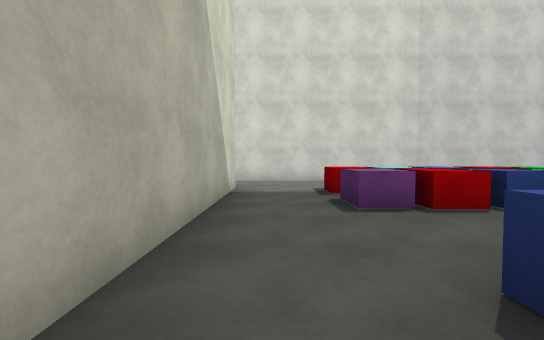
[1] (above)

24 first-person views from a walk through a scene from a Unity 3-D project. The camera is 1.3 m above the floor, tilts 2° down and sees 90° across. The floor is counted in squares, 2 m on a side. Each view is taken from the middle of a square. On the plan, view 1 faces up. The plan holds only what a view shows up to about 9 squares ahead; the rest is blank. The place goes on beyond the plan. Surface patterns are stand-ins for the level's own textures.

[2]
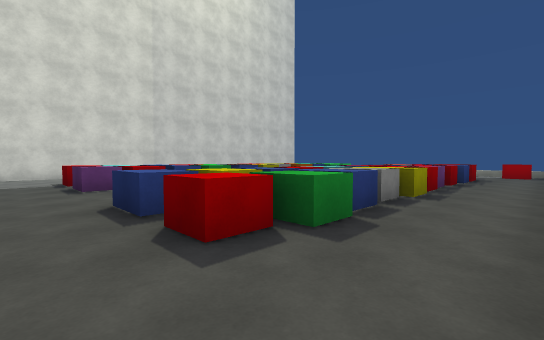

[3]
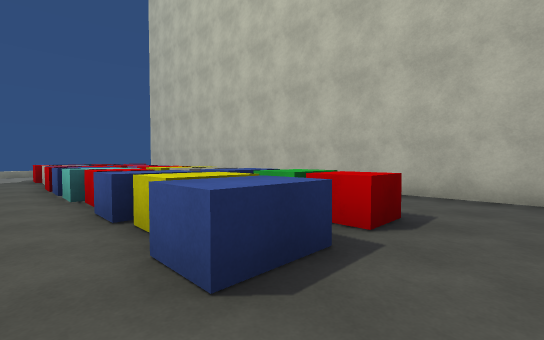

[4]
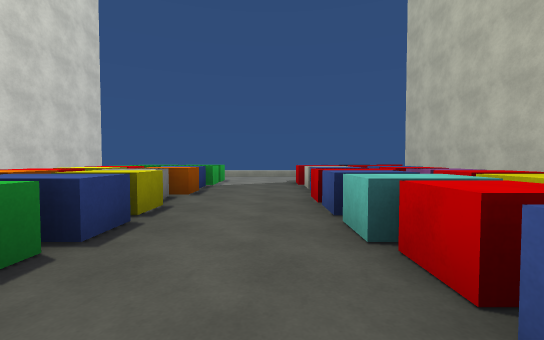

[5]
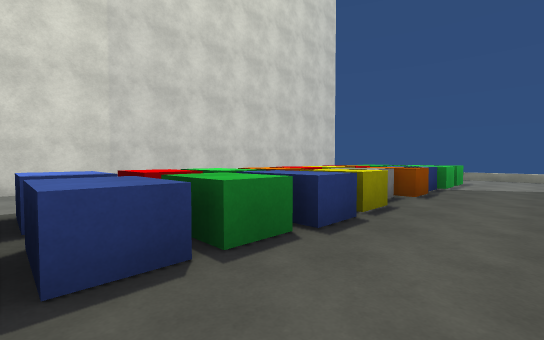

[6]
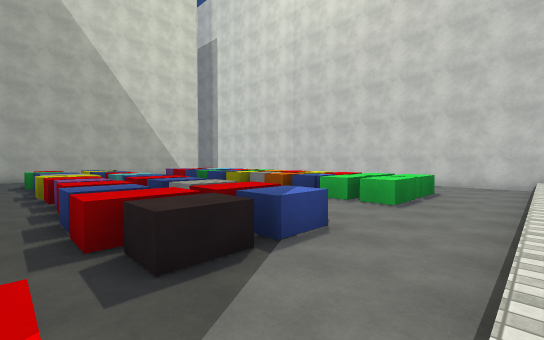

[7]
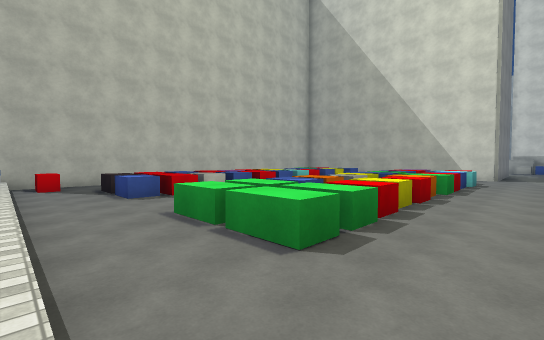

[8]
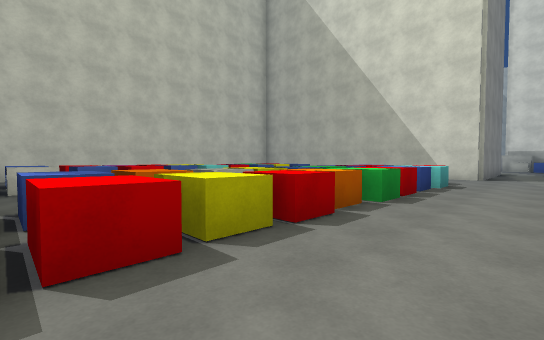

[9]
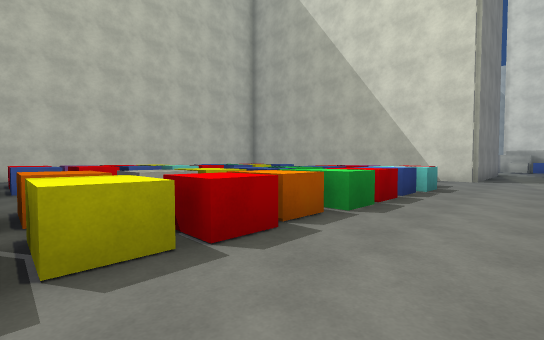

[10]
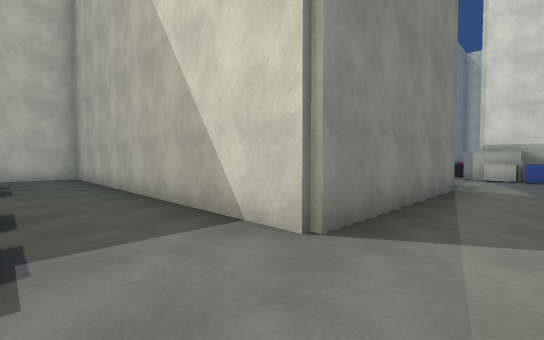

[11]
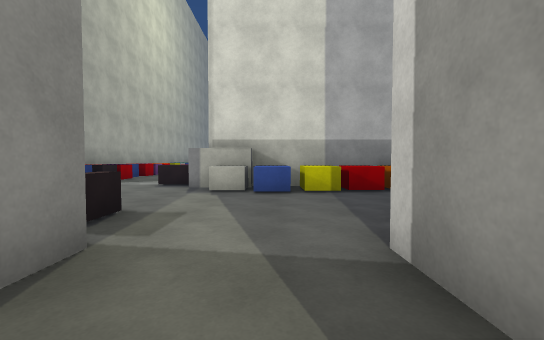

[12]
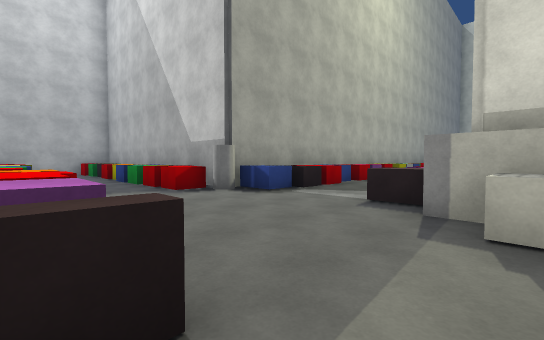

[13]
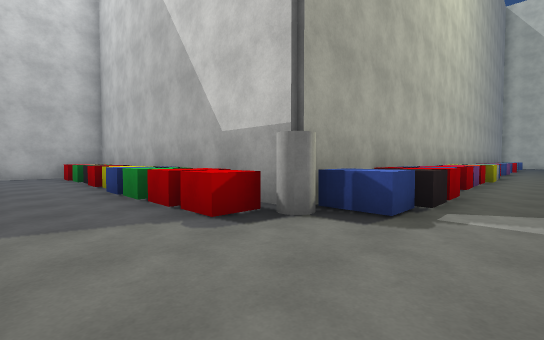

[14]
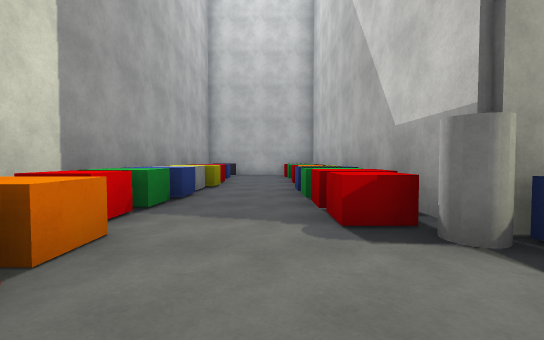

[15]
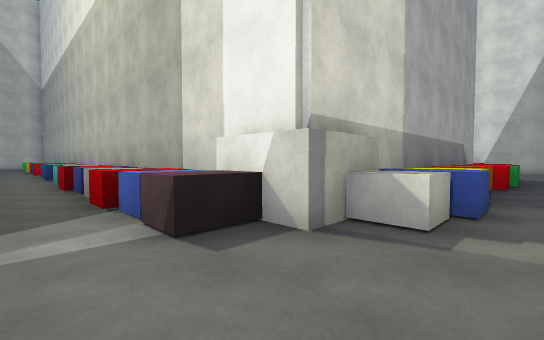

[16]
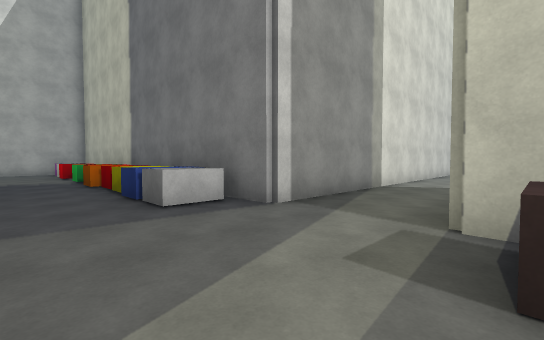

[17]
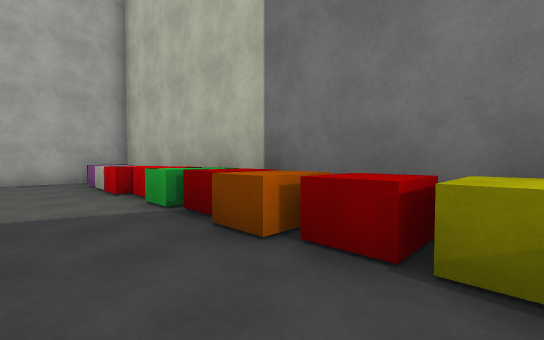

[18]
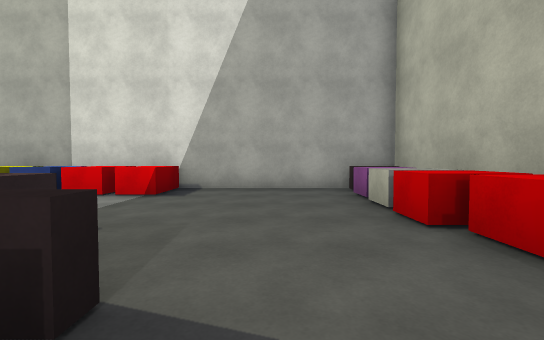

[19]
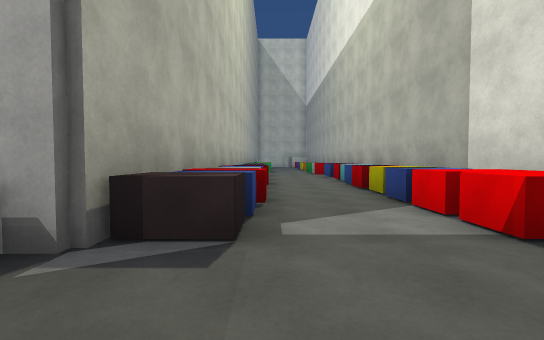

[20]
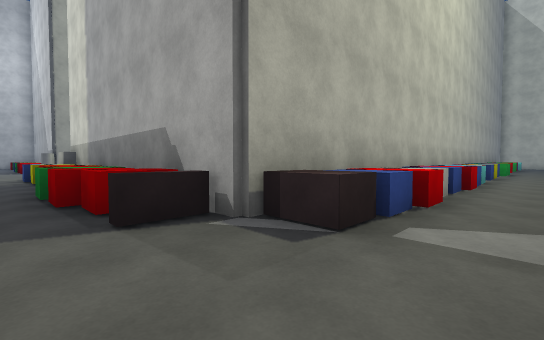

[21]
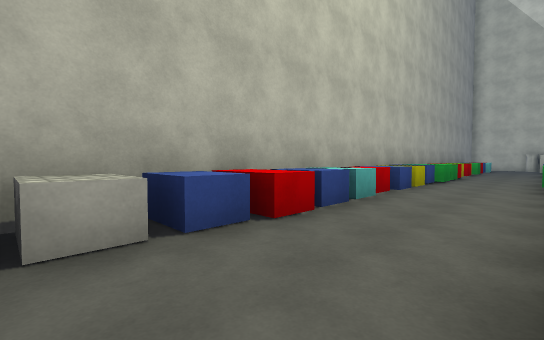

[22]
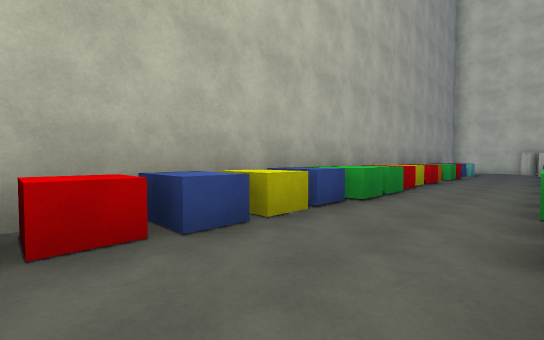

[23]
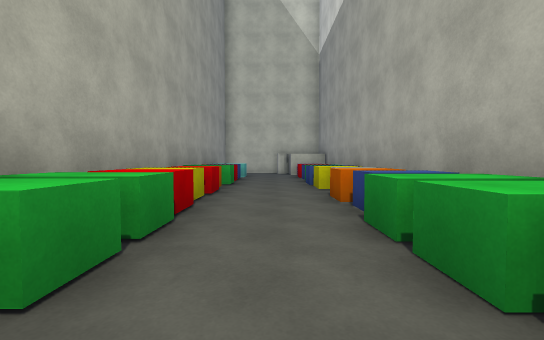

[24]
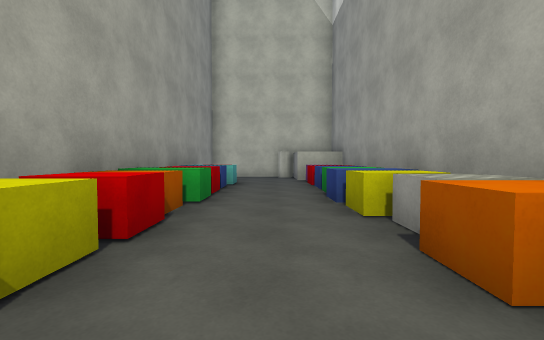

### Floor plan
Key: @ floor where view 1 was taken; # wall or solid block; x gap in a wall; . main floor; : floor 0.5 m higher than the main floor; ^ raised ledge; B red block; L blue block; G green block; Y yellow block; C cyan block; K block; W white block; R orange block; I cylinder; O other object.
Columns run from 34 left of view 1 to 14 right of it. Each row starts with its distance up from view 1.
 22                     #  ####
 21 OOLGGYWRLLG     OOLY.BB....^#
 20 #OL.GY.R.LG. .....LY.BB....K#
 19 ...........................W#
 18 .C..G....BG......B...L.....B#
 17  CO.G.BYYBG.Y.BC.BL.WLK....B#
 16    ###     ###  #  #   #^..G#
 15                        #B..B#
 14                        #B..R#
 13                        #G..B#
 12                        #B..Y#
 11                        #O..L#
 10                        #B..W#
  9                        #Y...#####################
  8                        #L.......................:
  7                 #  #   #W.......................:
  6               OO.OL.WLL#...^######..BL.BRBYBG.G.:
  5              .OO.OL.WLK....K     #..B..BYWRLG.G.:
  4              ..............B     #..BLLG.WRLG.G.:
  3                Y.....K.....B     #..............:
  2                Y.OB.LKLI...R     #..............:
  1                 #  #   #B..B#    #.LYLBC.BL.WLL.:
  0                        #B..G#    #@.B    K...K..:
 -1                        #G..L#    #.BGGWY.KB.LKK.:
 -2                        #L..W#    #.............B:
 -3                        #O..Y#    #..............:
 -4                        #B..O#    ###############x
 -5                        #O.. #
 -6                        #G..
 -7                         O..
 -8                          ..
 -9                           #

Where each view was taken, in squares from view 1:
view 1: 0 up, 0 right, facing up
view 2: 3 down, 0 right, facing up-right
view 3: 2 up, 0 right, facing down-right
view 4: 2 up, 3 right, facing right
view 5: 2 up, 3 right, facing up-right
view 6: 2 down, 14 right, facing up-left
view 7: 8 up, 14 right, facing down-left
view 8: 8 up, 10 right, facing down-left
view 9: 8 up, 9 right, facing down-left
view 10: 8 up, 1 right, facing down-left
view 11: 8 up, 4 left, facing left
view 12: 7 up, 7 left, facing down-left
view 13: 4 up, 8 left, facing down-left
view 14: 4 up, 9 left, facing down
view 15: 4 up, 9 left, facing up-left
view 16: 6 up, 9 left, facing up-right
view 17: 12 up, 9 left, facing up-right
view 18: 15 up, 9 left, facing up
view 19: 18 up, 9 left, facing left
view 20: 19 up, 9 left, facing down-left
view 21: 20 up, 14 left, facing down-left
view 22: 20 up, 19 left, facing down-left
view 23: 19 up, 22 left, facing left
view 24: 19 up, 25 left, facing left
